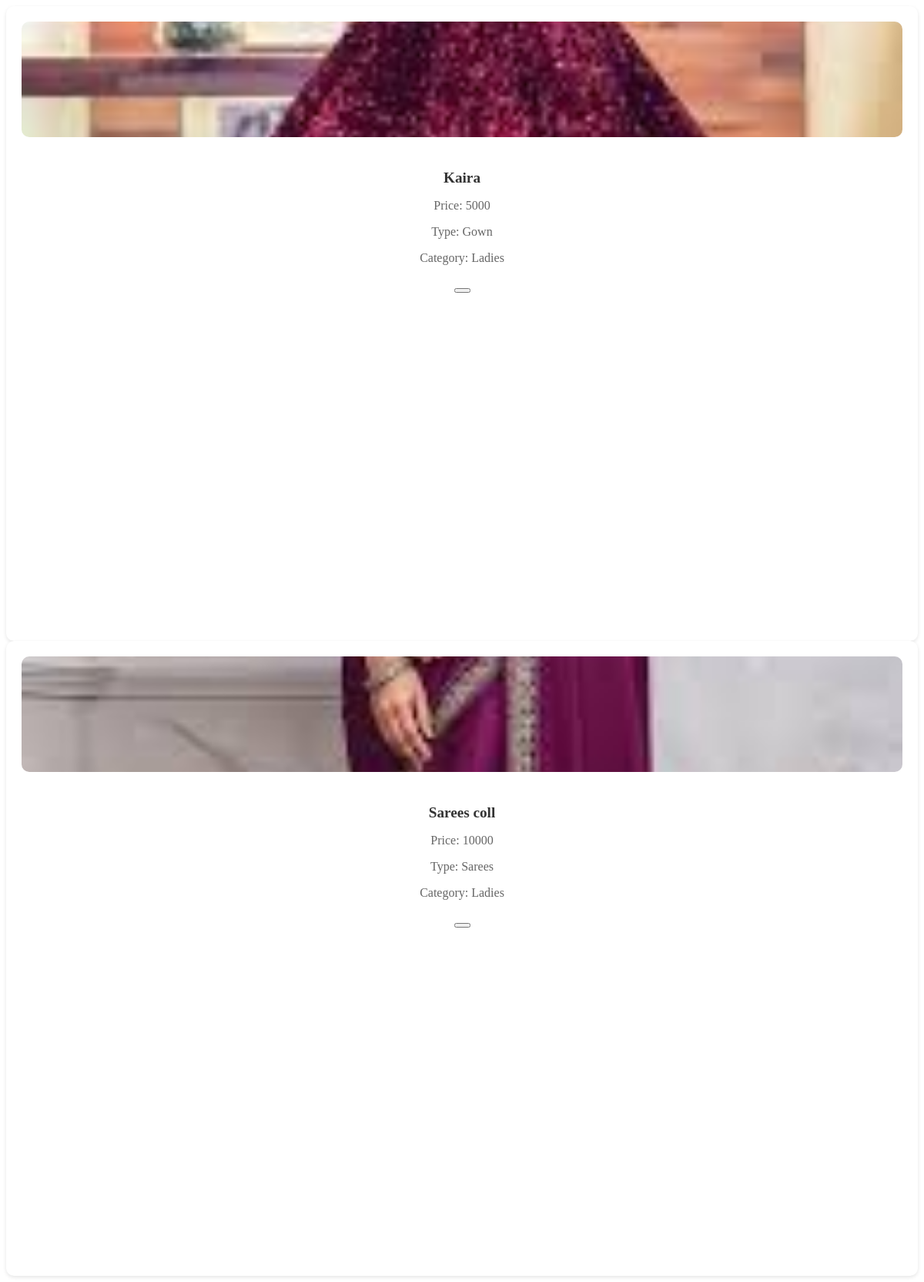
Page /Asset/AjaxPages/AjaxSearchProduct.php on the committed database.
### tables this page shows
CREATE TABLE `tbl_product` (
  `product_id` int(11) NOT NULL auto_increment,
  `product_name` varchar(11) NOT NULL,
  `product_prize` int(11) NOT NULL,
  `product_image` varchar(11) NOT NULL,
  `product_details` varchar(11) NOT NULL,
  `shop_id` int(11) NOT NULL,
  `producttype_id` int(10) NOT NULL,
  PRIMARY KEY  (`product_id`)
);

CREATE TABLE `tbl_producttype` (
  `producttype_id` int(10) NOT NULL auto_increment,
  `producttype_name` varchar(50) NOT NULL,
  `productcategory_id` int(30) NOT NULL,
  PRIMARY KEY  (`producttype_id`)
);

CREATE TABLE `tbl_productcategory` (
  `productcategory_id` int(10) NOT NULL auto_increment,
  `productcategory_name` varchar(50) NOT NULL,
  PRIMARY KEY  (`productcategory_id`),
  UNIQUE KEY `productcategory_name` (`productcategory_name`)
);

### Asset/AjaxPages/AjaxSearchProduct.php (the view, shortened to what this page needs)
<div class="container mt-4">
    <div class="row">
        <?php
         $selQry = "select * from tbl_product p
                     inner join tbl_producttype t on p.producttype_id=t.producttype_id
                   inner join tbl_productcategory c on t.productcategory_id=c.productcategory_id
                   where TRUE";
        $reslt =mysql_query($selQry);
        while ($data = mysql_fetch_array($reslt)) {
            ?>
            <div class="col-md-3 mb-4">
                <div class="product-card">
                    <div class="product-image">
                        <img src="../Asset/File/Product/<?php echo $data['product_image']; ?>"
                            alt="<?php echo $data['product_name']; ?>">
                    </div>
                    <div class="product-details">
                        <h5><?php echo $data['product_name']; ?></h5>
                        <p>Price: <?php echo $data['product_prize']; ?></p>
                        <p>Type: <?php echo $data['producttype_name']; ?></p>
                        <p>Category: <?php echo $data['productcategory_name']; ?></p>
                        <button class="btn btn-sm btn-outline-primary"
                            onclick="addCart(<?php echo $data['product_id']; ?>)">
                        </button>
                    </div>
                </div>
            </div>
            <?php
        }
        ?>
    </div>
</div>

### Asset/AjaxPages/AjaxSearchProduct.php (style rules this page uses)
.product-card { background-color: white; border-radius: 10px; box-shadow: 0 2px 5px rgba(0, 0, 0, 0.1); padding: 20px; text-align: center; height: 100%; }
.product-image img { width: 100%; height: auto; border-radius: 10px; margin-bottom: 10px; height: 150px; object-fit: cover; }
.product-details h5 { font-size: 1.2em; margin-bottom: 10px; color: #333; }
.product-details p { color: #666; margin-bottom: 5px; }
.product-card button { margin-top: 10px; display: inline-flex; align-items: center; }

### rows in the picture
tbl_product: product_image (picture), product_name "Kaira", product_prize "5000", producttype.producttype_name "Gown", tbl_productcategory.productcategory_name "Ladies"
tbl_product: product_image (picture), product_name "Sarees coll", product_prize "10000", producttype.producttype_name "Sarees", tbl_productcategory.productcategory_name "Ladies"
